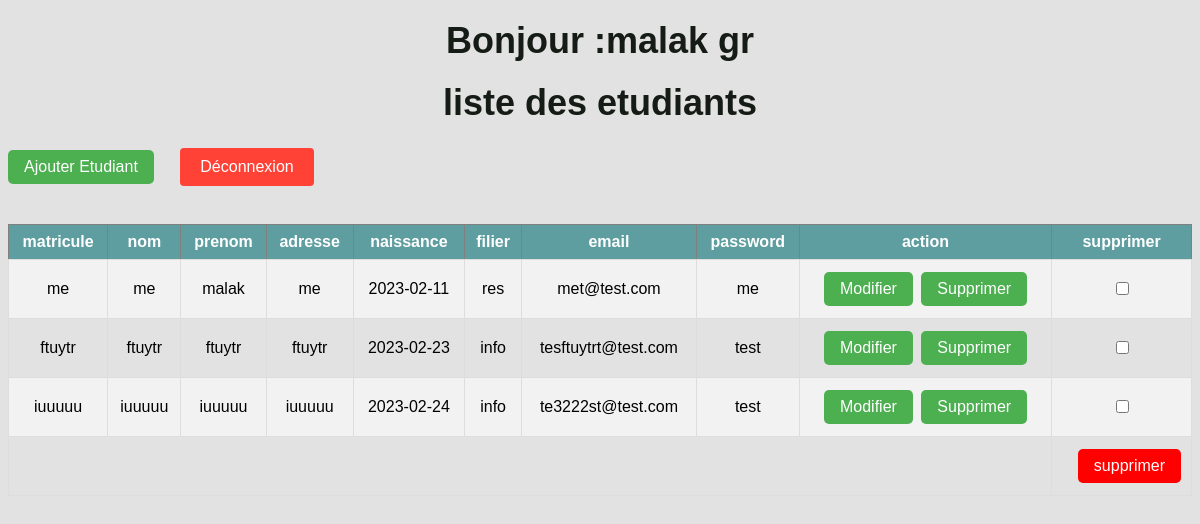
Screenshot of /acceil.php (signed in) with the database file from the repository.
### tables this page shows
CREATE TABLE `etudiant` (
  `id` int(4) NOT NULL,
  `matricule` varchar(100) NOT NULL,
  `nom` varchar(100) DEFAULT NULL,
  `prenom` varchar(100) DEFAULT NULL,
  `adresse` varchar(100) DEFAULT NULL,
  `naissance` date DEFAULT NULL,
  `filiere` varchar(100) DEFAULT NULL,
  `email` varchar(100) DEFAULT NULL,
  `password` varchar(100) DEFAULT NULL
);

### acceil.php (the view, shortened to what this page needs)
<?php
include("connexion.php");
$sql="select * from etudiant";
$res=mysqli_query($connect,$sql);
?>
<!DOCTYPE html>
<html>
	<head>
		<link rel="stylesheet" type="text/css" href="style.css">
	</head>
	<body>
  <h1>Bonjour :<?php echo $_SESSION['nom'] ?> <?php echo $_SESSION['prenom'] ?></h1>
  <h1>liste des etudiants</h1>
  <a href="ajout.php"><button style="margin: 0 20px 20px 0;">Ajouter Etudiant</button></a>
  <a href="deconection.php"><button class="logout-btn">Déconnexion</button></a>
<table border=1>
  <tr>
    <th>matricule</th>
    <th>nom</th>
    <th>prenom</th>
    <th>adresse</th>
    <th>naissance</th>
    <th>filier</th>
    <th>email</th>
    <th>password</th>
    <th>action</th>
    <th>supprimer</th>
  </tr>
  <?php
  while ($row=mysqli_fetch_assoc($res)){
  ?>
  <tr>
    <td><?php echo $row['matricule'] ?></td>
    <td><?php echo $row['nom'] ?></td>
    <td><?php echo $row['prenom'] ?></td>
    <td><?php echo $row['adresse'] ?></td>
    <td><?php echo $row['naissance'] ?></td>
    <td><?php echo $row['filiere'] ?></td>
    <td><?php echo $row['email'] ?></td>
    <td ><?php echo $row['password'] ?></td>
    <td>
    <a href='update.php?id=<?php echo $row['id'] ?>'><button type='button'>Modifier</button></a>
 <a href='delete.php?id=<?php echo $row['id'] ?>&matricule=<?php echo$row['matricule'] ?>'>
 <button type='button'>Supprimer</button></a>
    </td>
    <form method="post" action="deleteAll.php">
    <td style="text-align: center;">
    <input type="checkbox" name="choix[]" value="<?php echo $row['id'] ?>">
  </td>
  </tr>
  <?php
        }
        ?>
  <tr>
    <td colspan="9"></td>
    <td><input type="submit" value="supprimer"></td>
  </tr>
</table>
</body>
</html>

### style.css (style rules this page uses)
body { font-family: Arial, sans-serif; background-color: #e2e2e2; }
h1 { text-align: center; margin-top: 50px; font-weight: bold; color: #151b15; }
form { max-width: 600px; margin: 50px auto; padding: 40px; background-color: white; border-radius: 10px; box-shadow: 0px 0px 10px 0px rgba(0, 0, 0, 0.1); }
input[type="submit"] { padding: 20px 40px; background-color: #4CAF50; color: white; border: none; border-radius: 5px; cursor: pointer; float: right; font-size: 18px; transition: all 0.3s ease-in-out; }
button { padding: 10px 20px; background-color: #4CAF50; color: white; border: none; border-radius: 5px; margin-right: 20px; }
h1 { text-align: center; font-size: 36px; font-family: Arial, sans-serif; margin: 20px 0; }
table { font-family: Arial, sans-serif; border-collapse: collapse; width: 100%; margin: 20px auto; }
th { background-color: #5f9ea0; color: white; text-align: center; padding: 8px; }
td { border: 1px solid #dddddd; text-align: center; padding: 8px; }
tr:nth-child(even) { background-color: #f2f2f2; }
button { background-color: #4CAF50; color: white; border: none; padding: 8px 16px; text-align: center; text-decoration: none; display: inline-block; font-size: 16px; margin: 4px 2px; cursor: pointer; border-radius: 5px; }
input[type="submit"] { background-color: #ff0000; color: white; border: none; padding: 8px 16px; text-align: center; text-decoration: none; display: inline-block; font-size: 16px; margin: 4px 2px; cursor: pointer; border-radius: 5px; }
.logout-btn { background-color: #ff4136; color: #fff; border: none; padding: 10px 20px; font-size: 16px; cursor: pointer; border-radius: 4px; }

### rows the page displays
etudiant: matricule "me", nom "me", prenom "malak", adresse "me", naissance "2023-02-11", filiere "res", email "met@test.com", password "me"
etudiant: matricule "ftuytr", nom "ftuytr", prenom "ftuytr", adresse "ftuytr", naissance "2023-02-23", filiere "info", email "tesftuytrt@test.com", password "test"
etudiant: matricule "iuuuuu", nom "iuuuuu", prenom "iuuuuu", adresse "iuuuuu", naissance "2023-02-24", filiere "info", email "te3222st@test.com", password "test"

### other values shown
$_SESSION['nom'] "malak"
$_SESSION['prenom'] "gr"
